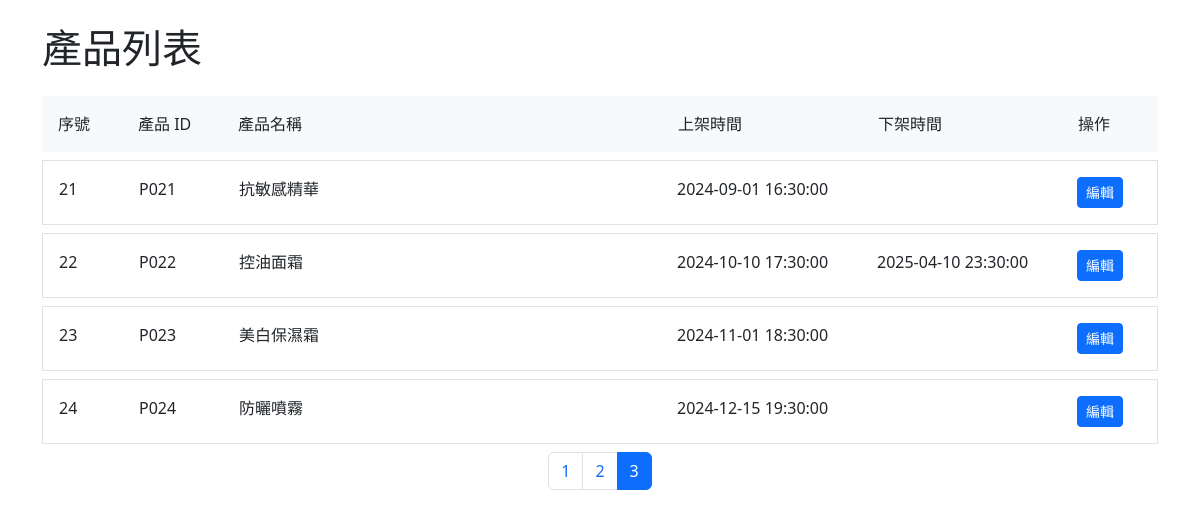
The page /index.php?page=3 on the database its author committed.
### tables this page shows
CREATE TABLE `cosmetic` (
  `id` int(11) NOT NULL,
  `product_name` varchar(255) NOT NULL,
  `product_code` varchar(50) NOT NULL,
  `start_date` datetime DEFAULT NULL,
  `end_date` datetime DEFAULT NULL
);

### index.php (the view, shortened to what this page needs)
<?php
include 'PDO_connect.php';
$limit = 10;
$page = isset($_GET['page']) ? $_GET['page'] : 1;
$start = ($page - 1) * $limit;
$sql = "SELECT COUNT(*) FROM cosmetic";
$stmt = $pdo->prepare($sql);
$stmt->execute();
$total_results = $stmt->fetchColumn();
$total_pages = ceil($total_results / $limit);
$sql = "SELECT * FROM cosmetic LIMIT :start, :limit";
$stmt = $pdo->prepare($sql);
$stmt->bindParam(':start', $start, PDO::PARAM_INT);
$stmt->bindParam(':limit', $limit, PDO::PARAM_INT);
$stmt->execute();
$products = $stmt->fetchAll(PDO::FETCH_ASSOC);
?>
<!DOCTYPE html>
<html lang="zh-TW">
<head>
    <link href="https://cdn.jsdelivr.net/npm/bootstrap@5.3.3/dist/css/bootstrap.min.css" rel="stylesheet">
</head>
<body>
<div class="container">
    <h1 class="my-4">產品列表</h1>
    <div class="d-flex flex-column">
        <div class="d-flex bg-light p-2 mb-2">
            <div class="p-2 column-seq">序號</div>
            <div class="p-2 column-id">產品 ID</div>
            <div class="p-2 column-name">產品名稱</div>
            <div class="p-2 column-start">上架時間</div>
            <div class="p-2 column-end">下架時間</div>
            <div class="p-2 column-action">操作</div>
        </div>
        <?php foreach ($products as $index => $product): ?>
        <div class="d-flex p-2 mb-2 border">
            <div class="p-2 column-seq"><?= $index + 1 + ($page - 1) * $limit; ?></div>
            <div class="p-2 column-id"><?= $product['product_code']; ?></div>
            <div class="p-2 column-name"><?= $product['product_name']; ?></div>
            <div class="p-2 column-start"><?= $product['start_date']; ?></div>
            <div class="p-2 column-end"><?= $product['end_date']; ?></div>
            <div class="p-2 column-action">
                <a href="edit.php?id=<?=$product['id']; ?>&page=<?=$page?>" class="btn btn-primary btn-sm">編輯</a>
            </div>
        </div>
        <?php endforeach; ?>
    </div>
    <nav>
        <ul class="pagination justify-content-center">
            <?php for ($i = 1; $i <= $total_pages; $i++): ?>
            <li class="page-item <?php if ($i == $page) echo 'active'; ?>">
                <a class="page-link" href="index.php?page=<?php echo $i; ?>"><?php echo $i; ?></a>
            </li>
            <?php endfor; ?>
        </ul>
    </nav>
</div>
</body>
</html>

### index.php (style rules this page uses)
.column-seq { width: 80px; }
.column-id { width: 100px; }
.column-name { flex: 1; }
.column-start { width: 200px; }
.column-end { width: 200px; }
.column-action { width: 80px; }

### rows shown on the page
cosmetic: limit "21", product_code "P021", product_name "抗敏感精華", start_date "2024-09-01 16:30:00"
cosmetic: limit "22", product_code "P022", product_name "控油面霜", start_date "2024-10-10 17:30:00", end_date "2025-04-10 23:30:00"
cosmetic: limit "23", product_code "P023", product_name "美白保濕霜", start_date "2024-11-01 18:30:00"
cosmetic: limit "24", product_code "P024", product_name "防曬噴霧", start_date "2024-12-15 19:30:00"
